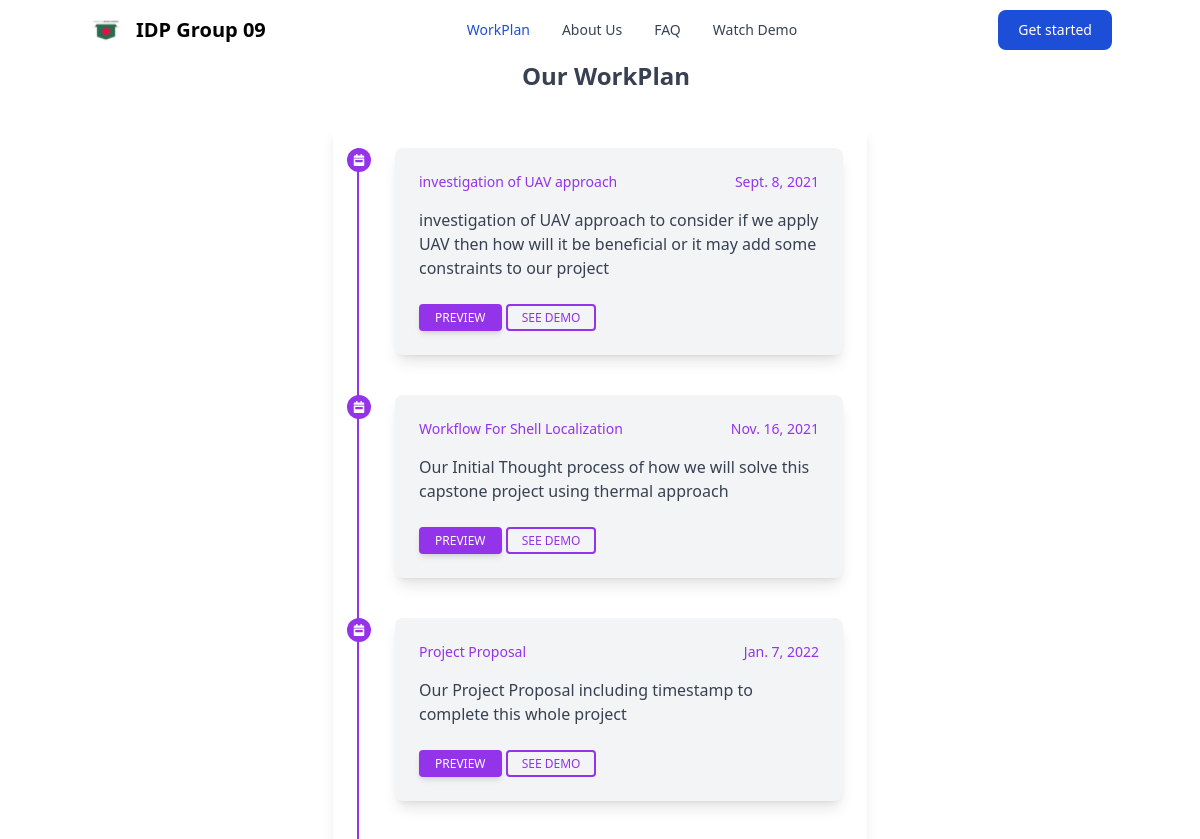
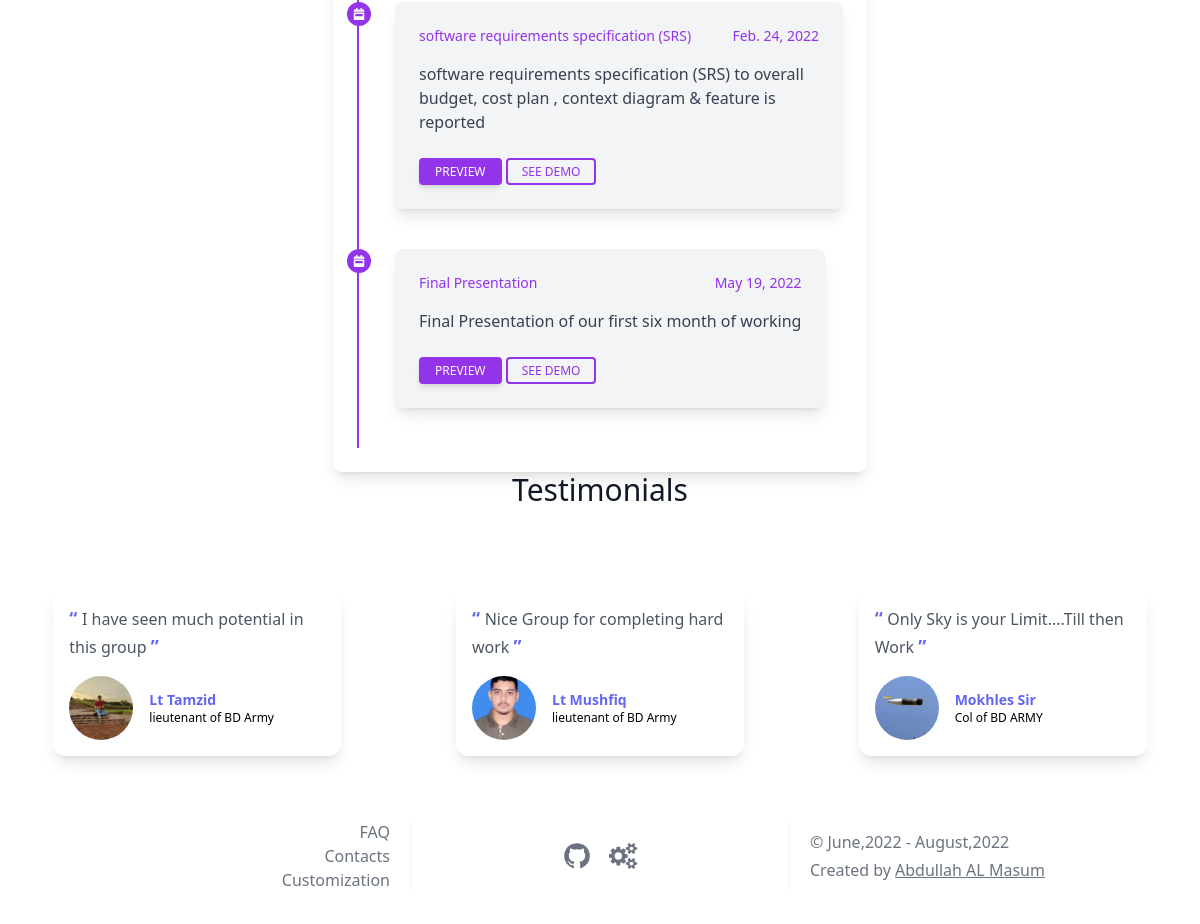
Screenshot of /workplan/ with the database file from the repository (2 pictures, top to bottom).
### Capstone_App/models.py (models this page shows, shortened)
class WorkPlan(models.Model):
    workplan_title = models.CharField(max_length=MAX_LENGTH, verbose_name="Workplan Title", blank=True, null=True)
    workplan_sheduled = models.DateField(verbose_name='Scheduled At', blank=True, null=True)
    workplan_summary = models.TextField(max_length=MAX_LENGTH, verbose_name="Workplan Summary", blank=True, null=True)
    workplan_link = models.URLField(max_length=MAX_LENGTH, verbose_name="WorkPlan Link", blank=True, null=True)
    class Meta:
        verbose_name = 'Work-Plans'
        verbose_name_plural = 'Work-Plans'
        db_table = 'workplan'

class Testimonial(models.Model):
    person = models.CharField(max_length=MAX_LENGTH, verbose_name="Person", blank=True, null=True)
    designation = models.CharField(max_length=MAX_LENGTH, verbose_name="Designation", blank=True, null=True)
    testimonial = models.CharField(max_length=MAX_LENGTH, verbose_name="Testimonial", blank=True, null=True)
    person_link = models.URLField(max_length=MAX_LENGTH, verbose_name="Person's Link", blank=True, null=True)
    person_pic = models.ImageField(upload_to='testimonials/%Y/%m/%d/', blank=True, null=True,
                                   verbose_name="Person's Picture")
    def image_tag(self):
        return mark_safe("<img src='./media/%s' />" % (self.person_pic))
    image_tag.allow_tags = True
    class Meta:
        verbose_name = 'Testimonials'
        verbose_name_plural = 'Testimonials'
        db_table = 'testimonial'

### Capstone_App/views.py (the view)
# urls.py: path('workplan/', views.workplan_section, name='work_plan'),
def workplan_section(request):
    context = {
    }
    return render(request, 'workPlan.html', context=context)

### Capstone_App/context_processors.py (called while the page is built)
def add_variable_to_context(request):
    projectInfo = "Capstone Project"
    teamMembers = Team_Section.objects.all()
    testimonials = Testimonial.objects.all()
    workplans = WorkPlan.objects.all()
    frequent_faq = FAQ_Section.objects.all()
    everyWhere = {
        'projectInfo': projectInfo,
        'team_members': teamMembers,
        'given_testimonials': testimonials,
        'implemented_workplans': workplans,
        'faq_section': frequent_faq,
    }
    return everyWhere

### templates/workPlan.html (shortened to what this page needs)
{% extends 'base.html' %}
{% load static %}
{% block head_css_site %}
    <link rel="stylesheet" href="https://cdn.jsdelivr.net/npm/tw-elements/dist/css/index.min.css"/>
{% endblock head_css_site %}
{% block main_content %}
    <div class="justify-center grid place-items-center">
        <h3 class="text-2xl text-gray-700 font-bold mb-8 ml-3">Our WorkPlan</h3>
        {% if implemented_workplans %}
            <div class="block p-6 rounded-lg shadow-lg bg-white max-w-full flex">
                <ol class="border-l-2 border-purple-600">
                    {% for workplan in implemented_workplans %}
                        <li>
                            <div class="md:flex flex-start">
                                <div class="bg-purple-600 w-6 h-6 flex items-center justify-center rounded-full -ml-3">
                                </div>
                                <div class="block p-6 rounded-lg shadow-lg bg-gray-100 max-w-md ml-6 mb-10">
                                    <div class="flex justify-between mb-4">
                                        <a href="{{ workplan.workplan_link }}" target="_blank"
                                           class="font-medium text-purple-600 hover:text-purple-700 focus:text-purple-800 duration-300 transition ease-in-out text-sm">
                                            {{ workplan.workplan_title }}
                                        </a>
                                        <a class="font-medium text-purple-600 hover:text-purple-700 focus:text-purple-800 duration-300 transition ease-in-out text-sm">
                                            {{ workplan.workplan_sheduled }}
                                        </a>
                                    </div>
                                    <p class="text-gray-700 mb-6"> {{ workplan.workplan_summary }} </p>
                                    <a target="_blank" href="{{ workplan.workplan_link }}">
                                        <button type="button"
                                                class="inline-block px-4 py-1.5 bg-purple-600 text-white font-medium text-xs leading-tight uppercase rounded shadow-md hover:bg-purple-700 hover:shadow-lg focus:bg-purple-700 focus:shadow-lg focus:outline-none focus:ring-0 active:bg-purple-800 active:shadow-lg transition duration-150 ease-in-out"
                                                data-mdb-ripple="true">Preview
                                        </button>
                                    </a>
                                    <a target="_blank" href="{{ workplan.workplan_link }}">
                                        <button type="button"
                                                class="inline-block px-3.5 py-1 border-2 border-purple-600 text-purple-600 font-medium text-xs leading-tight uppercase rounded hover:bg-black hover:bg-opacity-5 focus:outline-none focus:ring-0 transition duration-150 ease-in-out"
                                                data-mdb-ripple="true">See demo
                                        </button>
                                    </a>
                                </div>
                            </div>
                        </li>
                    {% endfor %}
                </ol>
            </div>
        {% endif %}
    </div>
{% endblock main_content %}
{% block footer_javascript_page %}
    <script src="https://cdn.tailwindcss.com"></script>
{% endblock footer_javascript_page %}

### templates/base.html (shortened to what this page needs)
{% load compress %}
{% load static %}
{% load socialaccount %}
<!DOCTYPE html>
<html lang="en">
<head>
    {% block head_css %}
        {% block essential_tailwind_CSS %}
            <link rel="stylesheet" href="{% static 'src/output.css' %}">
        {% endblock essential_tailwind_CSS %}
        {% block head_css_site %}
        {% endblock head_css_site %}
        {% block head_css_page %}
            <link rel="stylesheet"
                  href="https://cdnjs.cloudflare.com/ajax/libs/material-design-iconic-font/2.2.0/css/material-design-iconic-font.min.css">
            <link rel="stylesheet" href="https://rsms.me/inter/inter.css">
            <link href="https://unpkg.com/tailwindcss@^1.0/dist/tailwind.min.css" rel="stylesheet">
            <link href="https://unpkg.com/swiper/swiper-bundle.min.css" rel="stylesheet"/>
        {% endblock head_css_page %}
    {% endblock head_css %}
</head>
{% block body_content %}
    {% block body_tag %}
        <body>
    {% endblock body_tag %}
{% block header_nav_bar %}
    <nav class="bg-white border-gray-200 px-2 sm:px-4 py-2.5 rounded dark:bg-gray-800">
        <div class="container flex flex-wrap justify-between items-center mx-auto">
            <a href="{% url 'home' %}" class="flex items-center">
                <img src="{% static 'images/favicon/favicon-32x32.png' %}" class="mr-3 h-6 sm:h-9" alt="Flowbite Logo">
                <span class="self-center text-xl font-semibold whitespace-nowrap dark:text-white">IDP Group 09</span>
            </a>
            <div class="flex md:order-2">
                <a href="{% url 'sign_up' %}">
                    <button type="button"
                            class="text-white bg-blue-700 hover:bg-blue-800 focus:ring-4 focus:outline-none focus:ring-blue-300 font-medium rounded-lg text-sm px-5 py-2.5 text-center mr-3 md:mr-0 dark:bg-blue-600 dark:hover:bg-blue-700 dark:focus:ring-blue-800">
                        Get started
                    </button>
                </a>
            </div>
            <div class="hidden justify-between items-center w-full md:flex md:w-auto md:order-1" id="mobile-menu-4">
                <ul class="flex flex-col mt-4 md:flex-row md:space-x-8 md:mt-0 md:text-sm md:font-medium">
                    <li>
                        <a href="{% url 'work_plan' %}"
                           class="block py-2 pr-4 pl-3 text-white bg-blue-700 rounded md:bg-transparent md:text-blue-700 md:p-0 dark:text-white"
                           aria-current="page">WorkPlan</a>
                    </li>
                    <li>
                        <a href="{% url 'about_us' %}"
                           class="block py-2 pr-4 pl-3 text-gray-700 border-b border-gray-100 hover:bg-gray-50 md:hover:bg-transparent md:border-0 md:hover:text-blue-700 md:p-0 md:dark:hover:text-white dark:text-gray-400 dark:hover:bg-gray-700 dark:hover:text-white md:dark:hover:bg-transparent dark:border-gray-700">About
                            Us</a>
                    </li>
                    <li>
                        <a href="{% url 'faq' %}"
                           class="block py-2 pr-4 pl-3 text-gray-700 border-b border-gray-100 hover:bg-gray-50 md:hover:bg-transparent md:border-0 md:hover:text-blue-700 md:p-0 md:dark:hover:text-white dark:text-gray-400 dark:hover:bg-gray-700 dark:hover:text-white md:dark:hover:bg-transparent dark:border-gray-700">FAQ</a>
                    </li>
                    <li>
                        <a href="{% url 'result' %}"
                           class="block py-2 pr-4 pl-3 text-gray-700 border-b border-gray-100 hover:bg-gray-50 md:hover:bg-transparent md:border-0 md:hover:text-blue-700 md:p-0 md:dark:hover:text-white dark:text-gray-400 dark:hover:bg-gray-700 dark:hover:text-white md:dark:hover:bg-transparent dark:border-gray-700">Watch
                            Demo</a>
                    </li>
                </ul>
            </div>
        </div>
    </nav>
{% endblock header_nav_bar %}
{% block main_content %}
{% endblock main_content %}
{% block testimonial %}
    {% if given_testimonials %}
        <section>
            <h1 class="text-3xl font-medium title-font text-gray-900 mb-12 text-center">Testimonials</h1>
            <div class="swiper-container">
                <div class="swiper-wrapper">
                    {% for testimonials in given_testimonials %}
                        <div class="swiper-slide">
                            <div class="w-full flex flex-col md:flex-row gap-4 mb-8 md:mb-0 flex-between items-center p-8">
                                <div class="bg-white dark:bg-gray-800 w-72 shadow-lg mx-auto rounded-xl p-4">
                                    <p class="text-gray-600 dark:text-white">
                            <span class="font-bold text-indigo-500 text-lg">
                                “
                            </span> {{ testimonials.testimonial }} <span class="font-bold text-indigo-500 text-lg">
                                ”
                            </span>
                                    </p>
                                    <div class="flex items-center mt-4">
                                        <a href="{{ testimonials.person_link }}" target="_blank" class="block relative">
                                            <img alt="profile" src="{{ testimonials.person_pic.url }}"
                                                 class="mx-auto object-cover rounded-full h-16 w-16 "/>
                                        </a>
                                        <div class="flex flex-col ml-4 justify-between">
                                <span class="font-semibold text-indigo-500 text-sm">
                                    {{ testimonials.person }}
                                </span>
                                            <span class="dark:text-gray-400 text-xs flex items-center">
                                    {{ testimonials.designation }}
                                </span>
                                        </div>
                                    </div>
                                </div>
                            </div>
                        </div>
                    {% endfor %}
                </div>
            </div>
        </section>
    {% endif %}
{% endblock testimonial %}
{% block footer_content %}
    <footer class="px-3 py-8 bg-white dark:bg-gray-800 text-2 text-gray-500 dark:text-gray-200 transition-colors duration-200">
        <div class="flex flex-col">
            <div class="mt-4 md:mt-0 flex flex-col md:flex-row">
                <nav class="flex-1 flex flex-col items-center justify-center md:items-end md:border-r border-gray-100 md:pr-5">
                    <a aria-current="page" href="{% url 'faq' %}" class="hover:text-gray-700 dark:hover:text-white">
                        FAQ
                    </a>
                    <a aria-current="page" href="{% url 'contact' %}" class="hover:text-gray-700 dark:hover:text-white">
                        Contacts
                    </a>
                    <a aria-current="page" href="{% url 'sign_in' %}" class="hover:text-gray-700 dark:hover:text-white">
                        Customization
                    </a>
                </nav>
                <div class="mt-4 md:mt-0 flex-1 flex items-center justify-center md:border-r border-gray-100">
                    <a class="hover:text-primary-gray-20"
                       href="https://github.com/MasumBhai/Capstone_Project_Interface.git">
                    </a>
                    <a class="ml-4 hover:text-primary-gray-20"
                       href="https://github.com/MasumBhai/Capstone_Project_Interface/pulls">
                    </a>
                </div>
                <div class="mt-7 md:mt-0 flex-1 flex flex-col items-center justify-center md:items-start md:pl-5">
                <span class="">
                    &copy; June,2022 -
                </span>
                    <span class="mt-7 md:mt-1">
                    Created by
                    <a class="underline hover:text-primary-gray-20" data-bs-toggle="tooltip" target="_blank"
                       title="https://www.linkedin.com/in/MasumBhai/" href="https://www.linkedin.com/in/MasumBhai/">
                        Abdullah AL Masum
                    </a>
                </span>
                </div>
            </div>
        </div>
    </footer>
{% endblock footer_content %}
</body>
{% endblock body_content %}
{% block footer_javascript %}
    {% block footer_javascript_site %}
        <link rel="stylesheet" href="https://cdnjs.cloudflare.com/ajax/libs/font-awesome/5.15.2/css/all.min.css">
    {% endblock footer_javascript_site %}
    {% block footer_javascript_page %}{% endblock footer_javascript_page %}
{% endblock footer_javascript %}
</html>

### templates/base.html (style rules this page uses)
.swiper-container { overflow: hidden; }

### rows the page displays
WorkPlan: workplan_title "investigation of UAV approach", workplan_sheduled "Sept. 8, 2021", workplan_summary "investigation of UAV approach to consider if we apply UAV then how will it be beneficial or it may add some constraints to our project"
WorkPlan: workplan_title "Workflow For Shell Localization", workplan_sheduled "Nov. 16, 2021", workplan_summary "Our Initial Thought process of how we will solve this capstone project using thermal approach"
WorkPlan: workplan_title "Project Proposal", workplan_sheduled "Jan. 7, 2022", workplan_summary "Our Project Proposal including timestamp to complete this whole project"
WorkPlan: workplan_title "software requirements specification (SRS)", workplan_sheduled "Feb. 24, 2022", workplan_summary "software requirements specification (SRS) to overall budget, cost plan , context diagram & feature is reported"
WorkPlan: workplan_title "Final Presentation", workplan_sheduled "May 19, 2022", workplan_summary "Final Presentation of our first six month of working"
Testimonial: testimonial "I have seen much potential in this group", person_pic (picture), person "Lt Tamzid", designation "lieutenant of BD Army"
Testimonial: testimonial "Nice Group for completing hard work", person_pic (picture), person "Lt Mushfiq", designation "lieutenant of BD Army"
Testimonial: testimonial "Only Sky is your Limit....Till then Work", person_pic (picture), person "Mokhles Sir", designation "Col of BD ARMY"
